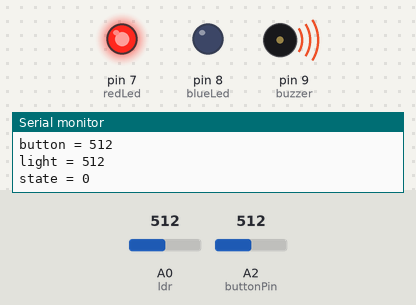
Recording of a sketch running on a simulated Arduino Uno, built with avr-gcc and run on an emulated ATmega328P. On the bench: output pins drawn as LEDs (lit = HIGH), buzzer (waves = sounding), the last lines printed to the serial monitor. Inputs (shaded band) come from the test bench; at power-on: A0 (ldr) = 512, A2 (buttonPin) = 512.

Above: at 0.2 s.
At 1.7 s:
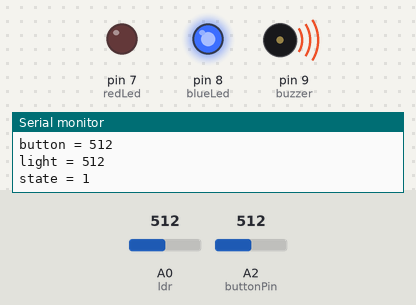
Timing chart, 0 to 3.0 s (numbered marks = the images above):
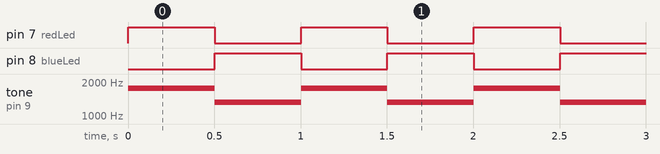

The sketch:

lba.ino
```cpp
/*
A laser pointer is needed to make a light beam that will be detected by the ldr
Make Sure you line up the beam and the ldr properly
*/
const int sensivity = 400;  // 0-1023 a lower value means a more powerful laser

#define ldr A0
#define redLed 7
#define blueLed 8
#define buzzer 9
#define buttonPin A2


int buttonState;
int state = 0;


void setup() {
  alarmOFF();
  Serial.begin(9600);
  pinMode(redLed, OUTPUT);
  pinMode(blueLed, OUTPUT);
  pinMode(buzzer, OUTPUT);
}

void loop() {
  int light = analogRead(ldr);
  int button = analogRead(buttonPin);
  Serial.print("button = ");
  Serial.print(button);
  Serial.print("\n");
  Serial.print("light = ");
  Serial.print(light);
  Serial.print("\n");
  Serial.print("state = ");
  Serial.print(state);
  Serial.print("\n");
  Serial.print("\n");
  if (button >= 1020) {
    state = 0;
  }
  if (light > sensivity) {
    state = 1;
  }
  if ((light <= sensivity) && (state == 0)) {
    alarmOFF();
  }
  if (state == 1) {
    alarmON();
  }
}


void alarmON() {
  tone(buzzer, 1760);
  digitalWrite(redLed, HIGH);
  digitalWrite(blueLed, LOW);
  delay(500);
  tone(buzzer, 1319);
  digitalWrite(blueLed, HIGH);
  digitalWrite(redLed, LOW);
  delay(500);
}

void alarmOFF() {
  noTone(buzzer);
  digitalWrite(redLed, LOW);
  digitalWrite(blueLed, LOW);
}
```

Measured:
- by itself, pin 7 (redLed), pin 8 (blueLed): alternates HIGH for 0.50 s and LOW for 0.50 s
- by itself, tone on pin 9 (buzzer): alternates 1760 Hz for 0.50 s and 1319 Hz for 0.50 s
